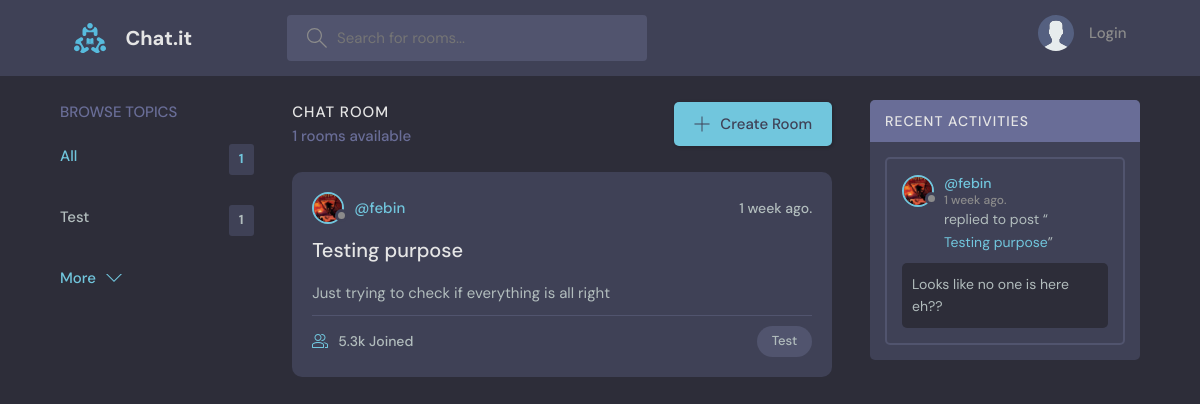
The page / on the database its author committed.
### room/models.py (models this page shows, shortened)
class Topic(models.Model):
    name = models.CharField(max_length=64)

class Room(models.Model):
    name = models.CharField(max_length=200)
    description = models.TextField(null=True, blank=True)
    updated_at = models.DateTimeField(auto_now=True)
    created_at = models.DateTimeField(auto_now_add=True)
    host = models.ForeignKey(User, on_delete=models.SET_NULL, null=True, related_name="created_rooms")
    participants = models.ManyToManyField(User, related_name="participants", blank=True)
    topic = models.ForeignKey(Topic, on_delete=models.SET_NULL, null=True, related_name="rooms")
    class Meta:
        ordering = ['-updated_at', '-created_at']

class User(AbstractUser):
    name = models.CharField(max_length=64)
    email = models.EmailField(unique=True)
    bio = models.TextField(null=True)
    avatar = models.ImageField(null=True, default='avatar.svg')
    USERNAME_FIELD = 'email'
    REQUIRED_FIELDS = []

class Message(models.Model):
    user = models.ForeignKey(User, on_delete=models.CASCADE, related_name="user_messages")
    room = models.ForeignKey(Room, on_delete=models.CASCADE, related_name="room_messages")
    body = models.TextField()
    updated_at = models.DateTimeField(auto_now=True)
    created_at = models.DateTimeField(auto_now_add=True)
    class Meta:
        ordering = ['-updated_at', '-created_at']

### room/views.py (the view)
# urls.py: path("", views.home_page, name="home"),
def home_page(request):
    q = request.GET.get("q") if request.GET.get("q") else ""
    rooms = Room.objects.filter(
        Q(topic__name__icontains=q) |
        Q(name__icontains=q) |
        Q(description__icontains=q)
    )
    topics = Topic.objects.all()[0:5]
    room_messages = Message.objects.filter(
        Q(room__name__icontains=q) |
        Q(room__topic__name__icontains=q)
    )
    room_count = rooms.count()
    return render(request, 'room/home.html', {
        "rooms": rooms,
        "topics": topics,
        "room_count": room_count,
        "room_messages": room_messages,
    })

### room/templates/room/home.html
{% extends 'room/layout.html' %}
{% block content %}
<main class="layout layout--3">
  <div class="container">
    {% include 'room/components/topic_component.html' %}
    {% include 'room/components/room_component.html' %}
    {% include 'room/components/activity_component.html' %}
  </div>
</main>
{% endblock %}

### room/templates/room/components/topic_component.html
<div class="topics">
    <div class="topics__header">
      <h2>Browse Topics</h2>
    </div>
    <ul class="topics__list">
      <li>
        <a href="/" class="active">All <span>{{ rooms.all.count }}</span></a>
      </li>
        {% for topic in topics %}
        <li>
          <a href="{% url 'room:home' %}?q={{topic.name}}">{{topic.name}} <span>{{ topic.rooms.all.count }}</span></a>
        </li>
        {% endfor %}
    </ul>
    <a class="btn btn--link" href="{% url 'room:topics' %}">
      More
      <svg version="1.1" xmlns="http://www.w3.org/2000/svg" width="32" height="32" viewBox="0 0 32 32">
        <title>chevron-down</title>
        <path d="M16 21l-13-13h-3l16 16 16-16h-3l-13 13z"></path>
      </svg>
    </a>
  </div>

### room/templates/room/components/room_component.html (shortened to what this page needs)
<div class="roomList">
    <div class="roomList__header">
      <div>
        <h2>Chat room</h2>
        <p>{{ room_count }} rooms available</p>
      </div>
      <a class="btn btn--main" href="{% url 'room:create-room' %}">
        <svg version="1.1" xmlns="http://www.w3.org/2000/svg" width="32" height="32" viewBox="0 0 32 32">
          <title>add</title>
          <path
            d="M16.943 0.943h-1.885v14.115h-14.115v1.885h14.115v14.115h1.885v-14.115h14.115v-1.885h-14.115v-14.115z"
          ></path>
        </svg>
        Create Room
      </a>
    </div>
    {% for room in rooms %}
    <div class="roomListRoom">
      <div class="roomListRoom__header">
        <a href="{% url 'room:profile' room.host.id %}" class="roomListRoom__author">
          <div class="avatar avatar--small">
            <img src="{{ room.host.avatar.url }}" />
          </div>
          <span>@{{ room.host.username }}</span>
        </a>
        <div class="roomListRoom__actions">
          <span>{{ room.updated_at | timesince }} ago.</span>
        </div>
      </div>
      <div class="roomListRoom__content">
        <a href="{% url 'room:room' room.id %}">{{ room.name }}</a>
        <p>
            {{ room.description }}
        </p>
      </div>
      <div class="roomListRoom__meta">
        <a href="{% url 'room:room' room.id %}" class="roomListRoom__joined">
          5.3k Joined
        </a>
        <p class="roomListRoom__topic">{{ room.topic.name }}</p>
      </div>
    </div>
    {% endfor %}
  </div>

### room/templates/room/components/activity_component.html (shortened to what this page needs)
<div class="activities">
    <div class="activities__header">
      <h2>Recent Activities</h2>
    </div>
    {% for message in room_messages %}
        <div class="activities__box">
        <div class="activities__boxHeader roomListRoom__header">
            <a href="{% url 'room:profile' message.user.id %}" class="roomListRoom__author">
            <div class="avatar avatar--small">
                <img src="{{ message.user.avatar.url }}" />
            </div>
            <p>
                @{{ message.user.username }}
                <span>{{ message.updated_at | timesince }} ago.</span>
            </p>
            </a>
        </div>
        <div class="activities__boxContent">
            <p>replied to post “<a href="{% url 'room:room' message.room.id %}">{{ message.room.name }}</a>”</p>
            <div class="activities__boxRoomContent">
            {{ message.body }}
            </div>
        </div>
        </div>
    {% endfor %}
  </div>

### rows shown on the page
Topic: name "Test", rooms.all.count "1"
Room: host.avatar (picture), host.username "febin", updated_at "1 week", name "Testing purpose", description "Just trying to check if everything is all right", topic.name "Test"
Message: user.avatar (picture), user.username "febin", updated_at "1 week", room.name "Testing purpose", body "Looks like no one is here eh??"

### other values the page prints
{{ rooms.all.count }} "1"
{{ room_count }} "1"
